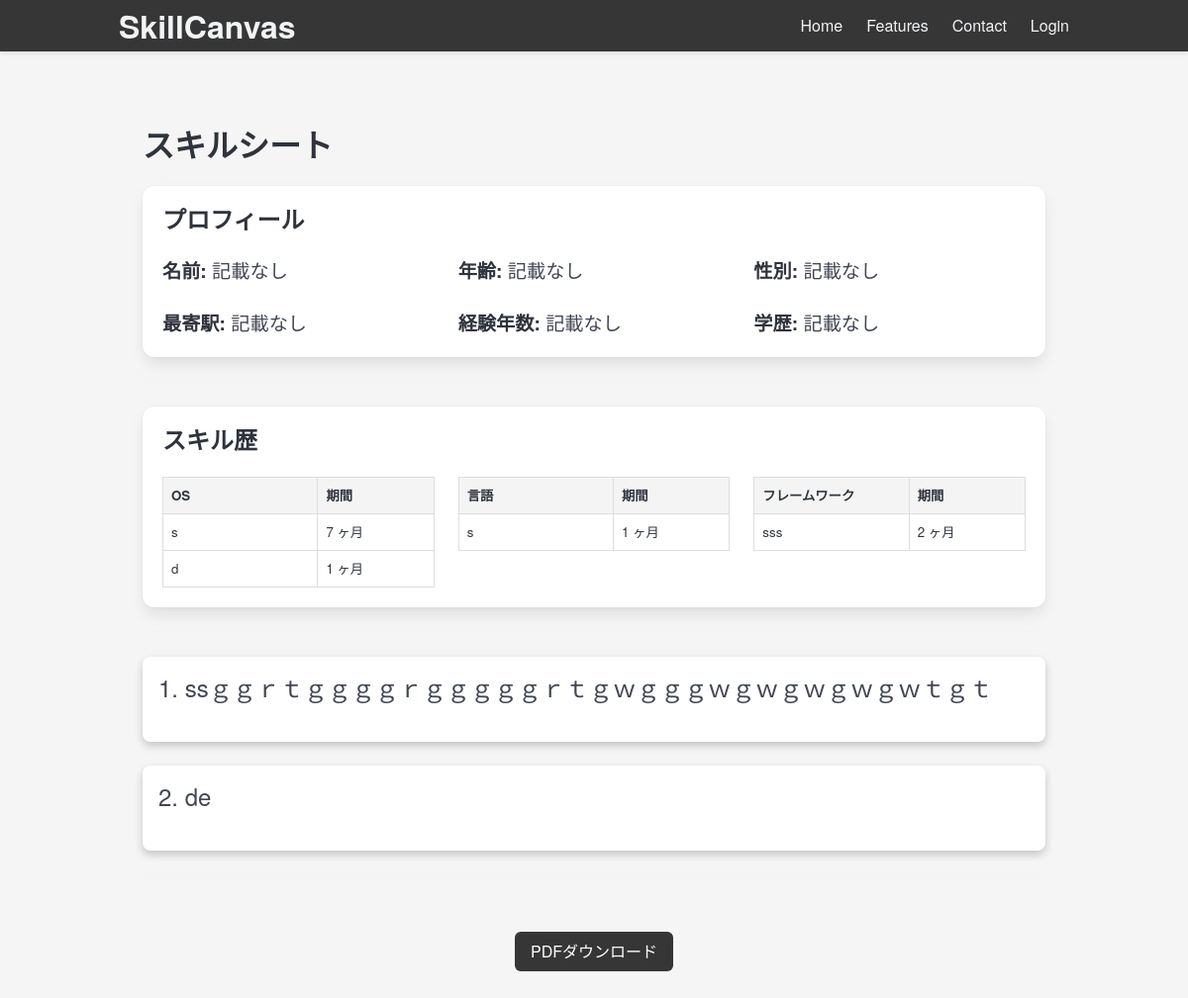
/view_sheet/4a99db6c-b041-430e-9907-1ccb98dcfd86, run on the app's committed database.
### run.py (models this page shows, shortened)
class User(db.Model, UserMixin):
    __tablename__ = "user"
    id = db.Column(db.Integer, primary_key=True)
    username = db.Column(db.String(120), unique=True, nullable=False)
    email = db.Column(db.String(120), unique=True, nullable=False)
    password = db.Column(db.String(120), nullable=False)
    is_active = db.Column(db.Boolean, default=False)
    created_at = db.Column(db.DateTime, nullable=False, default=datetime.now)
    updated_at = db.Column(db.DateTime, nullable=False, default=datetime.now, onupdate=datetime.now)
    is_admin = db.Column(db.Boolean, default=False)  # 管理者フラグ
    projects = db.relationship('Project', backref='user', lazy=True)
    display_name = db.Column(db.String(120), nullable=True)
    age = db.Column(db.Integer, nullable=True)
    gender = db.Column(db.String(10), nullable=True)
    nearest_station = db.Column(db.String(120), nullable=True)
    experience_years = db.Column(db.Integer, nullable=True)
    education = db.Column(db.String(120), nullable=True)

class Technology(db.Model):
    __tablename__ = "technology"
    id = db.Column(db.Integer, primary_key=True)
    project_id = db.Column(db.Integer, db.ForeignKey('project.id'), nullable=False)
    type = db.Column(db.String(120), nullable=False)  # e.g., 'OS', 'language', 'process', etc.
    name = db.Column(db.String(120), nullable=False)
    duration_months = db.Column(db.Integer, nullable=True)  # Nullable for process entries

class Project(db.Model):
    __tablename__ = "project"
    id = db.Column(db.Integer, primary_key=True)
    user_id = db.Column(db.Integer, db.ForeignKey('user.id'), nullable=False)
    start_month = db.Column(db.String(7), nullable=False)  # YYYY-MM形式の文字列
    end_month = db.Column(db.String(7), nullable=False)    # YYYY-MM形式の文字列
    industry = db.Column(db.String(120), nullable=False)
    project_name = db.Column(db.String(120), nullable=False)
    project_summary = db.Column(db.Text, nullable=False)
    responsibilities = db.Column(db.Text, nullable=False)
    technologies = db.relationship('Technology', backref='project', lazy=True)
    processes = db.relationship('Process', backref='project', lazy=True)

### views/sheet_views.py (the view, shortened to what this page needs)
@app.route('/view_sheet/<link_code>', methods=['GET'])
def view_sheet(link_code):
    link = Link.query.filter_by(link_code=link_code, is_active=True).first()
    if link is None:
        flash('無効なリンクです。', 'error')
        current_url = request.url
        return render_template('invalid.html', current_url=current_url)
    user_id = link.user_id
    user = User.query.get_or_404(user_id)
    projects = Project.query.filter_by(user_id=user_id).all()
    individual_developments = IndividualDevelopment.query.filter_by(user_id=user_id).all()
    project_data = []
    individual_dev_data = []
    skills_by_category = {}
    tech_type_mapping = {
        'os': 'OS',
        'language': '言語',
        'framework': 'フレームワーク',
        'database': 'データベース',
        'containertech': 'コンテナ技術',
        'cicd': 'CI/CD',
        'logging': 'ログ',
        'tools': 'その他ツール'
    }
    for project in projects:
        technologies = Technology.query.filter_by(project_id=project.id).all()
        processes = Process.query.filter_by(project_id=project.id).all()
        for tech in technologies:
            tech_type = tech_type_mapping[tech.type]
            if tech_type not in skills_by_category:
                skills_by_category[tech_type] = {}
            if tech.name not in skills_by_category[tech_type]:
                skills_by_category[tech_type][tech.name] = tech.duration_months
            else:
                skills_by_category[tech_type][tech.name] += tech.duration_months
        project_data.append({
            'project': project,
            'technologies': technologies,
            'processes': processes
        })
    skills_by_category_formatted = {}
    for category, skills in skills_by_category.items():
        skills_list = [{'name': name, 'duration_months': duration} for name, duration in skills.items()]
        skills_by_category_formatted[category] = skills_list
    return render_template('view_sheet.html', user=user, projects=project_data, individual_developments=individual_dev_data, skills_by_category=skills_by_category_formatted, link_code=link_code)

### templates/view_sheet.html (shortened to what this page needs)
{% extends "base.html" %}
{% block content %}
<section class="section">
    <div class="container">
        <h1 class="title">スキルシート</h1>
        <div class="box">
            <h1 class="title is-4">プロフィール</h1>
            <div class="columns is-multiline">
                <div class="column is-one-third">
                    <p class="profile-item hg"><strong>名前:</strong> {{ user.display_name or "記載なし" }}</p>
                </div>
                <div class="column is-one-third">
                    <p class="profile-item hg"><strong>年齢:</strong> {{ user.age or "記載なし" }}</p>
                </div>
                <div class="column is-one-third">
                    <p class="profile-item hg"><strong>性別:</strong> {{ user.gender or "記載なし" }}</p>
                </div>
                <div class="column is-one-third">
                    <p class="profile-item hg"><strong>最寄駅:</strong> {{ user.nearest_station or "記載なし" }}</p>
                </div>
                <div class="column is-one-third">
                    <p class="profile-item hg"><strong>経験年数:</strong>
                        {% if user.experience_years %}
                        {{ user.experience_years // 12 }} 年 {{ user.experience_years % 12 }} ヶ月
                        {% else %}
                        記載なし
                        {% endif %}</p>
                </div>
                <div class="column is-one-third">
                    <p class="profile-item hg"><strong>学歴:</strong> {{ user.education or "記載なし" }}</p>
                </div>
            </div>
        </div>
        <hr>
        {% if skills_by_category|length > 0 %}
        <div class="box">
            <h1 class="title is-4">スキル歴</h1>
            <div class="columns is-multiline">
                {% for category, skills in skills_by_category.items() %}
                <div class="column is-one-third">
                    <div class="table-container">
                        <table class="hg table is-bordered is-fullwidth skill-table">
                            <thead>
                                <tr>
                                    <th>{{ category }}</th>
                                    <th>期間</th>
                                </tr>
                            </thead>
                            <tbody>
                                {% for skill in skills %}
                                <tr>
                                    <td class="tech-name clickable" data-tech-name="{{ skill.name }}">{{ skill.name }}</td>
                                    <td>
                                        {% if skill.duration_months >= 12 %}
                                        {{ skill.duration_months // 12 }} 年 {{ skill.duration_months % 12 }} ヶ月
                                        {% else %}
                                        {{ skill.duration_months }} ヶ月
                                        {% endif %}
                                    </td>
                                </tr>
                                {% endfor %}
                            </tbody>
                        </table>
                    </div>
                </div>
                {% endfor %}
            </div>
        </div>
        {% endif %}
        <hr>
        {% if projects|length > 0 %}
        <div id="projects-container">
            {% for item in projects %}
            <div class="card project-card">
                <div class="card-content">
                    <h2 class="subtitle project-title hg" data-index="{{ loop.index }}" style="font-size: 1.5rem;">
                        {{ loop.index }}. {{ item.project.project_name }}
                    </h2>
                </div>
            </div>
            {% endfor %}
        </div>
        {% endif %}
        <hr>
        <div class="hero-button-container">
            <a href="{{ url_for('download_pdf', link_code=link_code) }}" class="button is-primary"
                style="margin-top: 2rem;">PDFダウンロード</a>
        </div>
    </div>
</section>
{% endblock %}

### templates/base.html (shortened to what this page needs)
<!DOCTYPE html>
<html lang="en">
<head>
    <link rel="stylesheet" href="https://cdn.jsdelivr.net/npm/bulma@1.0.2/css/bulma.min.css">
    <link rel="stylesheet" href="{{ url_for('static', filename='css/styles.css') }}">
</head>
<body>
    <header>
        <nav id="navbar" class="navbar is-fixed-top">
            <div class="container">
                <div class="navbar-brand">
                    <a class="navbar-item" href="{{ url_for('index') }}" tabindex="-1">
                        <h1 class="title has-text-light">SkillCanvas</h1>
                    </a>
                </div>
                <div id="navbarMenu" class="navbar-menu">
                    <div class="navbar-end">
                        <a class="navbar-item has-text-light" href="{{ url_for('index') }}" tabindex="-1">Home</a>
                        <a class="navbar-item has-text-light" href="{{ url_for('features') }}"
                            tabindex="-1">Features</a>
                        <a class="navbar-item has-text-light" href="{{ url_for('contact') }}" tabindex="-1">Contact</a>
                        {% if current_user.is_authenticated %}
                            <a class="navbar-item has-text-light" href="{{ url_for('userinfo') }}">こんにちは、{{ current_user.username }} さん</a>
                            <a class="navbar-item has-text-light" href="{{ url_for('logout') }}" tabindex="-1">Logout</a>
                        {% else %}
                            <a class="navbar-item has-text-light" href="{{ url_for('login') }}" tabindex="-1">Login</a>
                        {% endif %}
                    </div>
                </div>
            </div>
        </nav>
    </header>
    <main class="section">
        <div class="container">
            {% block content %}
            {% endblock %}
        </div>
    </main>
</body>
</html>

### static/css/styles.css (style rules this page uses)
body { font-family: 'Helvetica Neue', Arial, sans-serif; background-color: #f5f5f5; color: #333; margin: 0; padding: 0; height: 100%; }
html { height: 100%; background-color: #f5f5f5; margin: 0; }
body { display: flex; flex-direction: column; }
main { flex: 1; background-color: #f5f5f5; }
.navbar { background-color: #363636; color: #f5f5f5; box-shadow: 0 2px 4px rgba(0, 0, 0, 0.1); }
.navbar.is-fixed-top { transition: background-color 0.3s, box-shadow 0.3s; }
.navbar-brand .navbar-item { font-weight: bold; }
.navbar-item { color: #f5f5f5; }
.section { padding: 4rem 1.5rem; min-height: calc(100vh - 3rem); }
.button { background-color: #363636; border: none; color: #fff; }
.table { border-collapse: collapse; width: 100%; table-layout: fixed; }
.table th, .table td { border: 1px solid #ddd; padding: 8px; word-wrap: break-word; }
.table th { background-color: #f4f4f4; text-align: left; }
.table td { background-color: #fff; }
.table-container { overflow-x: auto; display: flex; flex-direction: column; }
.card { margin-bottom: 1rem; border-radius: 8px; box-shadow: 0 4px 8px rgba(0, 0, 0, 0.2); }
.card-content { padding: 1rem; }
.table-container table { width: 100%; }
.table-container th:nth-child(1), .table-container td:nth-child(1) { width: 40%; }
.table-container th:nth-child(2), .table-container td:nth-child(2) { width: 30%; }
.columns { display: flex; flex-wrap: wrap; }
.column.is-one-third { flex: 1 1 33%; }
.columns.is-multiline { display: flex; flex-wrap: wrap; }
.column.is-one-third { display: flex; flex-direction: column; }
.table-container { flex: 1; }
.table-container { display: flex; flex-direction: column; }
.skill-table th, .skill-table td { white-space: nowrap; overflow: hidden; text-overflow: ellipsis; }
.skill-table th { font-size: smaller; }
.skill-table td { font-size: smaller; }
.section { padding: 4rem 1.5rem; min-height: calc(100vh - 3rem); background-color: #f5f5f5; }
.project-title { cursor: pointer; }
.clickable { cursor: pointer; }
.hero-button-container { display: flex; justify-content: center; margin-bottom: 2rem; }
.profile-item { font-size: 1.2rem; }

### data on the page
User: display_name "記載なし", age "記載なし", gender "記載なし", nearest_station "記載なし", education "記載なし"
Technology: name "sss", duration_months "2"
Project: project.project_name "ssｇｇｒｔｇｇｇｇｒｇｇｇｇｇｒｔｇｗｇｇｇｗｇｗｇｗｇｗｇｗｔｇｔ"
Project: project.project_name "de"

### other printed values
{{ category }} "OS" "言語" "フレームワーク"
{{ skill.name }} "s" "d" "s"
{{ skill.duration_months }} "7" "1" "1"
